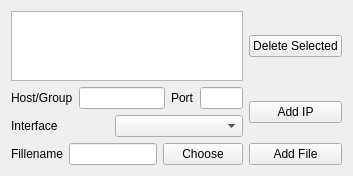
<?xml version="1.0" encoding="UTF-8"?>
<ui version="4.0">
 <class>DIoutputSelector</class>
 <widget class="QWidget" name="DIoutputSelector">
  <property name="geometry">
   <rect>
    <x>0</x>
    <y>0</y>
    <width>353</width>
    <height>169</height>
   </rect>
  </property>
  <property name="windowTitle">
   <string>Form</string>
  </property>
  <layout class="QGridLayout" name="gridLayout">
   <item row="0" column="1">
    <widget class="QPushButton" name="PushButtonDeleteOutput">
     <property name="text">
      <string>Delete Selected</string>
     </property>
    </widget>
   </item>
   <item row="1" column="0">
    <layout class="QVBoxLayout" name="verticalLayout">
     <item>
      <layout class="QHBoxLayout" name="horizontalLayout">
       <item>
        <widget class="QLabel" name="TextLabel1_7">
         <property name="sizePolicy">
          <sizepolicy hsizetype="Minimum" vsizetype="Preferred">
           <horstretch>0</horstretch>
           <verstretch>0</verstretch>
          </sizepolicy>
         </property>
         <property name="text">
          <string>Host/Group</string>
         </property>
         <property name="wordWrap">
          <bool>false</bool>
         </property>
        </widget>
       </item>
       <item>
        <widget class="QLineEdit" name="LineEditAddr">
         <property name="sizePolicy">
          <sizepolicy hsizetype="Expanding" vsizetype="Preferred">
           <horstretch>0</horstretch>
           <verstretch>0</verstretch>
          </sizepolicy>
         </property>
         <property name="maximumSize">
          <size>
           <width>128</width>
           <height>32767</height>
          </size>
         </property>
        </widget>
       </item>
       <item>
        <widget class="QLabel" name="TextLabel2_5">
         <property name="sizePolicy">
          <sizepolicy hsizetype="Minimum" vsizetype="Preferred">
           <horstretch>0</horstretch>
           <verstretch>0</verstretch>
          </sizepolicy>
         </property>
         <property name="text">
          <string>Port</string>
         </property>
         <property name="wordWrap">
          <bool>false</bool>
         </property>
        </widget>
       </item>
       <item>
        <widget class="QLineEdit" name="LineEditPort">
         <property name="sizePolicy">
          <sizepolicy hsizetype="Expanding" vsizetype="Preferred">
           <horstretch>0</horstretch>
           <verstretch>0</verstretch>
          </sizepolicy>
         </property>
         <property name="maximumSize">
          <size>
           <width>64</width>
           <height>32767</height>
          </size>
         </property>
        </widget>
       </item>
      </layout>
     </item>
     <item>
      <layout class="QHBoxLayout" name="horizontalLayout_2">
       <item>
        <widget class="QLabel" name="TextLabel3_3">
         <property name="sizePolicy">
          <sizepolicy hsizetype="Minimum" vsizetype="Preferred">
           <horstretch>0</horstretch>
           <verstretch>0</verstretch>
          </sizepolicy>
         </property>
         <property name="text">
          <string>Interface</string>
         </property>
         <property name="wordWrap">
          <bool>false</bool>
         </property>
        </widget>
       </item>
       <item>
        <widget class="QComboBox" name="ComboBoxInterface">
         <property name="sizePolicy">
          <sizepolicy hsizetype="Expanding" vsizetype="Preferred">
           <horstretch>0</horstretch>
           <verstretch>0</verstretch>
          </sizepolicy>
         </property>
         <property name="maximumSize">
          <size>
           <width>128</width>
           <height>32767</height>
          </size>
         </property>
        </widget>
       </item>
      </layout>
     </item>
    </layout>
   </item>
   <item row="1" column="1">
    <widget class="QPushButton" name="PushButtonAddIP">
     <property name="text">
      <string>Add IP</string>
     </property>
    </widget>
   </item>
   <item row="2" column="0">
    <layout class="QHBoxLayout" name="horizontalLayout_3">
     <item>
      <widget class="QLabel" name="TextLabel4_3">
       <property name="text">
        <string>Fillename</string>
       </property>
       <property name="wordWrap">
        <bool>false</bool>
       </property>
      </widget>
     </item>
     <item>
      <widget class="QLineEdit" name="LineEditFile">
       <property name="maximumSize">
        <size>
         <width>256</width>
         <height>32767</height>
        </size>
       </property>
      </widget>
     </item>
     <item>
      <widget class="QPushButton" name="PushButtonChooseFile">
       <property name="text">
        <string>Choose</string>
       </property>
      </widget>
     </item>
    </layout>
   </item>
   <item row="2" column="1">
    <widget class="QPushButton" name="PushButtonAddFile">
     <property name="text">
      <string>Add File</string>
     </property>
    </widget>
   </item>
   <item row="0" column="0">
    <widget class="QListView" name="listViewOutputs"/>
   </item>
  </layout>
 </widget>
 <resources/>
 <connections/>
</ui>
